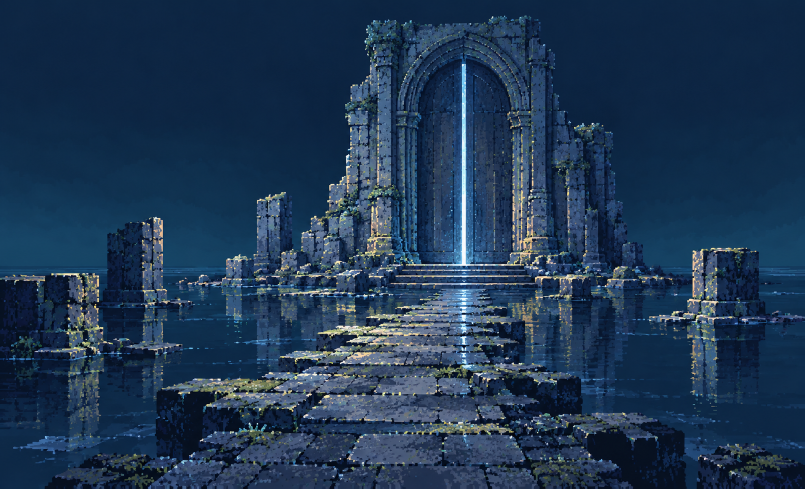
#> input picture assets/story/prologue-v2/boundary.png, 1610 x 977 px (shown at 1/2 size)
$ python build-prologue-portal.py
#> lines starting #> are read from the running program, lines starting #| are printed output that depends on the picture; after the words box and inside, x2 and y2 are one past the last pixel; in counts of white or black regions, pixels touching at a corner belong together
"""Animate the existing gate plates: walking camera, hinged doors, entry flash."""
from pathlib import Path
from PIL import Image, ImageDraw
import math, subprocess, wave, json
ROOT=Path(__file__).resolve().parent.parent
OUT=ROOT/'assets/story/prologue-v2'
FF=ROOT/'tools/ffmpeg/ffmpeg.exe'
closed=Image.open(OUT/'boundary.png').convert('RGB')
#> closed is the input picture: PIL image 1610x977 RGB; mean R, G, B 31.3, 55.5, 82.6
# The original background coordinate system preserves the established stone gate.
aperture=[(822,528),(822,221),(840,171),(882,137),(923,121),(965,138),(1003,174),(1023,221),(1023,528)]
mask=Image.new('L',closed.size);ImageDraw.Draw(mask).polygon(aperture,fill=255)
#> after `mask = Image.new('L', closed.size)`: mask: PIL image 1610x977 L; every value is 0
#> after `ImageDraw.Draw(mask).polygon(aperture, fill=255)`:
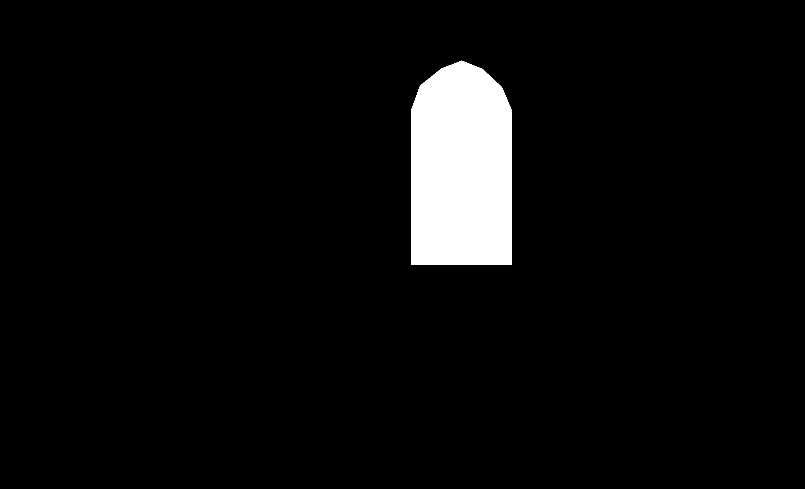
#> mask: PIL image 1610x977 L (shown at 1/2 size); 4.8% white; 1 white region, box (x1, y1, x2, y2) and area: (822, 121, 1024, 529) 76033
opened=Image.open(OUT/'portal-open.png').convert('RGB').resize(closed.size,Image.Resampling.NEAREST)
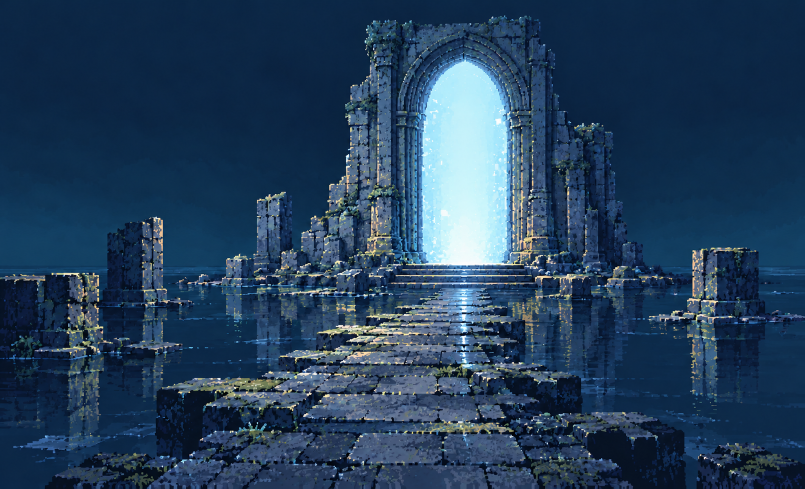
#> input picture assets/story/prologue-v2/portal-open.png, 1610 x 977 px (shown at 1/2 size)
#> opened is the input picture: PIL image 1610x977 RGB; mean R, G, B 36.7, 63.4, 90.9
plate=Image.composite(opened,closed,mask)
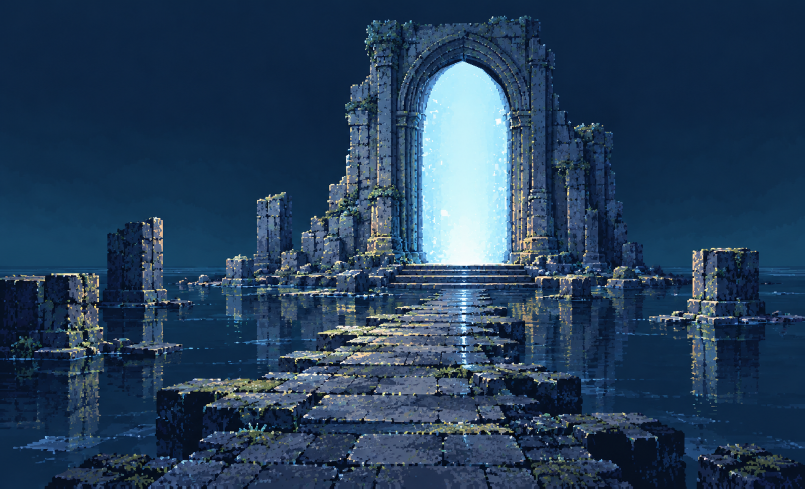
#> plate: PIL image 1610x977 RGB (shown at 1/2 size); mean R, G, B 37.6, 62.8, 89.2
leaves=[]
for box in [(821,120,924,530),(924,120,1025,530)]:
 leaf=closed.crop(box).convert('RGBA');leaf.putalpha(mask.crop(box));leaves.append((box,leaf))
#> this loop made 2 passes
#> pass 1, `leaf = closed.crop(box).convert('RGBA')`:
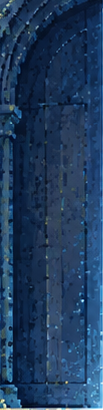
#> leaf: PIL image 103x410 RGBA; mean R, G, B, A 31.8, 60, 93.7, 255
#> after the loop:
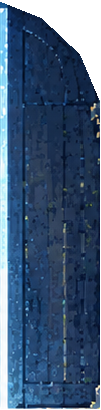
#> leaf: PIL image 101x410 RGBA; mean R, G, B, A 47, 73.6, 105.5, 231.1; transparent parts drawn white
#> after the loop, leaves = 2 items
arrival=Image.open(OUT/'outside.png').convert('RGB')
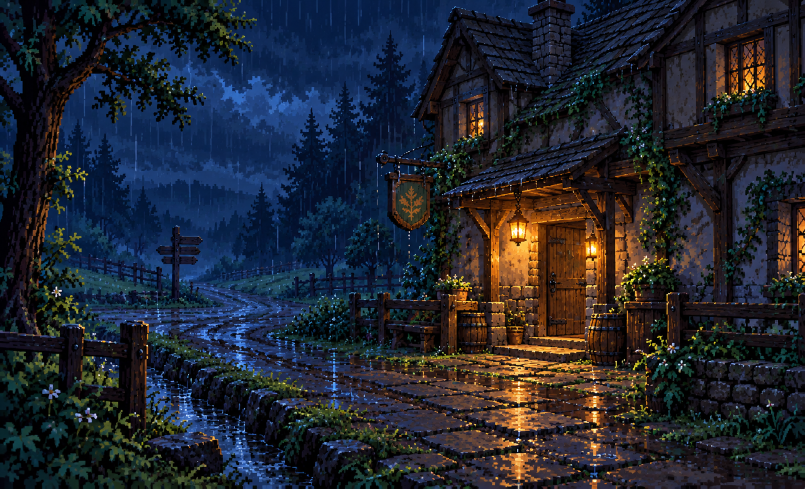
#> input picture chapters/art/prologue-v2/outside.png, 1610 x 977 px, found by its file name (shown at 1/2 size)
#> arrival is the input picture: PIL image 1610x977 RGB; mean R, G, B 33.6, 37.7, 47.5
arrival=arrival.crop((316,0,1293,977)).resize((800,800),Image.Resampling.NEAREST)
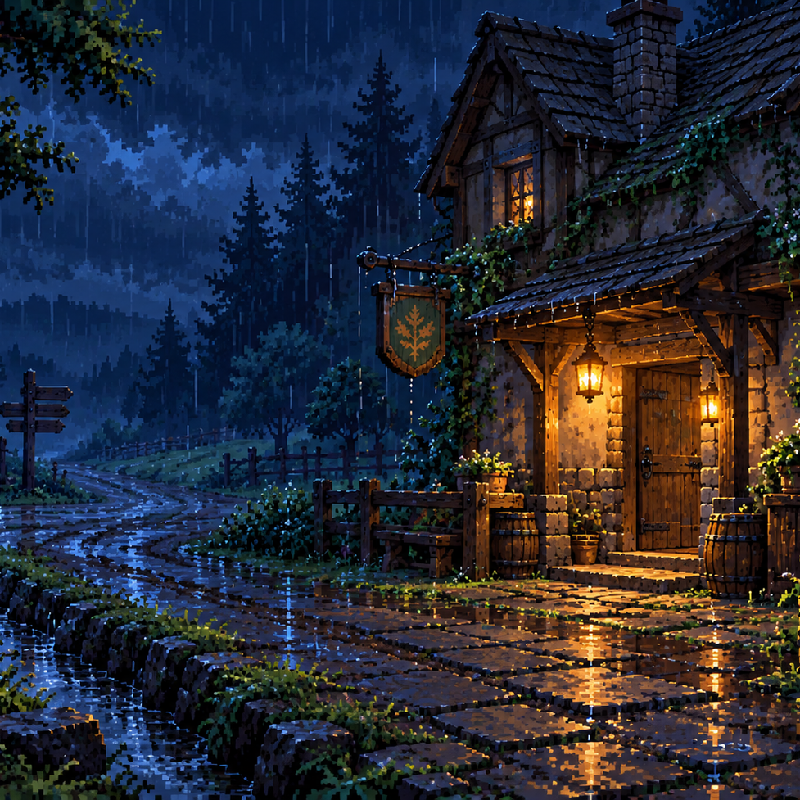
#> arrival: PIL image 800x800 RGB; mean R, G, B 39, 41.9, 53.3
cmd=[str(FF),'-hide_banner','-loglevel','error','-y','-f','rawvideo','-pix_fmt','rgb24','-s','800x800','-r','24','-i','pipe:0','-an','-c:v','libx264','-preset','fast','-crf','16','-pix_fmt','yuv420p',str(OUT/'cg06.mp4')]
#> (the run stopped early here; a loop or call above may not have finished)
